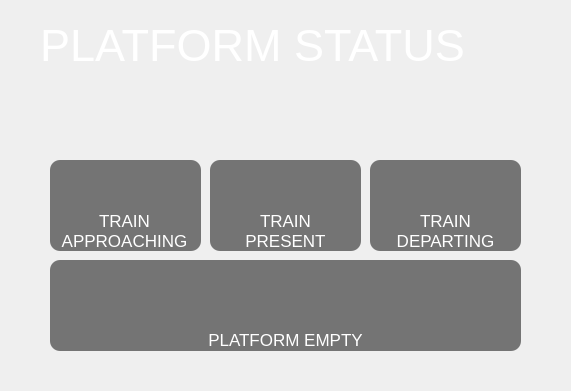
            <widget class="QWidget" name="PlatformStatusWidget" native="true">
             <property name="geometry">
              <rect>
               <x>850</x>
               <y>12</y>
               <width>571</width>
               <height>391</height>
              </rect>
             </property>
             <property name="styleSheet">
              <string notr="true">#PlatformStatusWidget{
	background-color: rgba(255, 255, 255, 13);
	border-radius: 50px;
	border: 1px solid rgba(255, 255, 255, 100);
}</string>
             </property>
             <widget class="QLabel" name="txtPlatformStatus">
              <property name="geometry">
               <rect>
                <x>40</x>
                <y>20</y>
                <width>541</width>
                <height>51</height>
               </rect>
              </property>
              <property name="font">
               <font>
                <family>Helvetica Neue</family>
                <pointsize>34</pointsize>
               </font>
              </property>
              <property name="styleSheet">
               <string notr="true">#txtPlatformStatus {
	color: white;
}</string>
              </property>
              <property name="text">
               <string>PLATFORM STATUS</string>
              </property>
             </widget>
             <widget class="QWidget" name="TrainApproachingWidget" native="true">
              <property name="geometry">
               <rect>
                <x>50</x>
                <y>160</y>
                <width>151</width>
                <height>91</height>
               </rect>
              </property>
              <property name="styleSheet">
               <string notr="true">#TrainApproachingWidget {
	background-color: #747474;
	border-radius: 10px;
}
</string>
              </property>
              <widget class="QWidget" name="TrainApproachingWidget_2" native="true">
               <property name="geometry">
                <rect>
                 <x>170</x>
                 <y>0</y>
                 <width>151</width>
                 <height>91</height>
                </rect>
               </property>
               <property name="styleSheet">
                <string notr="true">#TrainApproachingWidget {
	background-color: rgba(255, 255, 255, 125);
	border-radius: 10px;
}
</string>
               </property>
              </widget>
              <widget class="QLabel" name="txtApproach">
               <property name="geometry">
                <rect>
                 <x>-1</x>
                 <y>50</y>
                 <width>151</width>
                 <height>41</height>
                </rect>
               </property>
               <property name="font">
                <font>
                 <family>Helvetica Neue</family>
                 <pointsize>13</pointsize>
                </font>
               </property>
               <property name="styleSheet">
                <string notr="true">#txtApproach {
	color: white;
}</string>
               </property>
               <property name="text">
                <string>TRAIN               APPROACHING</string>
               </property>
               <property name="alignment">
                <set>Qt::AlignmentFlag::AlignCenter</set>
               </property>
               <property name="wordWrap">
                <bool>true</bool>
               </property>
              </widget>
              <widget class="QLabel" name="lbl7">
               <property name="geometry">
                <rect>
                 <x>55</x>
                 <y>10</y>
                 <width>41</width>
                 <height>41</height>
                </rect>
               </property>
               <property name="text">
                <string/>
               </property>
               <property name="pixmap">
                <pixmap>../approach.png</pixmap>
               </property>
               <property name="scaledContents">
                <bool>true</bool>
               </property>
              </widget>
             </widget>
             <widget class="QWidget" name="TrainDepartWidget" native="true">
              <property name="geometry">
               <rect>
                <x>370</x>
                <y>160</y>
                <width>151</width>
                <height>91</height>
               </rect>
              </property>
              <property name="styleSheet">
               <string notr="true">#TrainDepartWidget {
	background-color: #747474;
	border-radius: 10px;
}
</string>
              </property>
              <widget class="QLabel" name="txtDepart">
               <property name="geometry">
                <rect>
                 <x>0</x>
                 <y>50</y>
                 <width>151</width>
                 <height>41</height>
                </rect>
               </property>
               <property name="font">
                <font>
                 <family>Helvetica Neue</family>
                 <pointsize>13</pointsize>
                </font>
               </property>
               <property name="styleSheet">
                <string notr="true">#txtDepart {
	color: white;
}</string>
               </property>
               <property name="text">
                <string>TRAIN                   DEPARTING</string>
               </property>
               <property name="alignment">
                <set>Qt::AlignmentFlag::AlignCenter</set>
               </property>
               <property name="wordWrap">
                <bool>true</bool>
               </property>
              </widget>
              <widget class="QLabel" name="lbl9">
               <property name="geometry">
                <rect>
                 <x>55</x>
                 <y>10</y>
                 <width>41</width>
                 <height>41</height>
                </rect>
               </property>
               <property name="text">
                <string/>
               </property>
               <property name="pixmap">
                <pixmap>../depart.png</pixmap>
               </property>
               <property name="scaledContents">
                <bool>true</bool>
               </property>
              </widget>
             </widget>
             <widget class="QWidget" name="PlatformEmptyWidget" native="true">
              <property name="geometry">
               <rect>
                <x>50</x>
                <y>260</y>
                <width>471</width>
                <height>91</height>
               </rect>
              </property>
              <property name="styleSheet">
               <string notr="true">#PlatformEmptyWidget {
	background-color: #747474;
	border-radius: 10px;
}
</string>
              </property>
              <widget class="QLabel" name="txtEmpty">
               <property name="geometry">
                <rect>
                 <x>0</x>
                 <y>70</y>
                 <width>471</width>
                 <height>20</height>
                </rect>
               </property>
               <property name="font">
                <font>
                 <family>Helvetica Neue</family>
                 <pointsize>13</pointsize>
                </font>
               </property>
               <property name="styleSheet">
                <string notr="true">#txtEmpty {
	color: white;
}</string>
               </property>
               <property name="text">
                <string>PLATFORM EMPTY</string>
               </property>
               <property name="alignment">
                <set>Qt::AlignmentFlag::AlignCenter</set>
               </property>
               <property name="wordWrap">
                <bool>true</bool>
               </property>
              </widget>
              <widget class="QLabel" name="lbl10">
               <property name="geometry">
                <rect>
                 <x>216</x>
                 <y>20</y>
                 <width>41</width>
                 <height>41</height>
                </rect>
               </property>
               <property name="text">
                <string/>
               </property>
               <property name="pixmap">
                <pixmap>../Offline.png</pixmap>
               </property>
               <property name="scaledContents">
                <bool>true</bool>
               </property>
              </widget>
             </widget>
             <widget class="QWidget" name="TrainPresentWidget" native="true">
              <property name="geometry">
               <rect>
                <x>210</x>
                <y>160</y>
                <width>151</width>
                <height>91</height>
               </rect>
              </property>
              <property name="styleSheet">
               <string notr="true">#TrainPresentWidget {
	background-color: #747474;
	border-radius: 10px;
}
</string>
              </property>
              <widget class="QLabel" name="txtPresent">
               <property name="geometry">
                <rect>
                 <x>0</x>
                 <y>50</y>
                 <width>151</width>
                 <height>41</height>
                </rect>
               </property>
               <property name="font">
                <font>
                 <family>Helvetica Neue</family>
                 <pointsize>13</pointsize>
                </font>
               </property>
               <property name="styleSheet">
                <string notr="true">#txtPresent {
	color: white;
}</string>
               </property>
               <property name="text">
                <string>TRAIN                              PRESENT</string>
               </property>
               <property name="alignment">
                <set>Qt::AlignmentFlag::AlignCenter</set>
               </property>
               <property name="wordWrap">
                <bool>true</bool>
               </property>
              </widget>
              <widget class="QLabel" name="lbl8">
               <property name="geometry">
                <rect>
                 <x>55</x>
                 <y>10</y>
                 <width>41</width>
                 <height>41</height>
                </rect>
               </property>
               <property name="text">
                <string/>
               </property>
               <property name="pixmap">
                <pixmap>../present.png</pixmap>
               </property>
               <property name="scaledContents">
                <bool>true</bool>
               </property>
              </widget>
             </widget>
            </widget>
